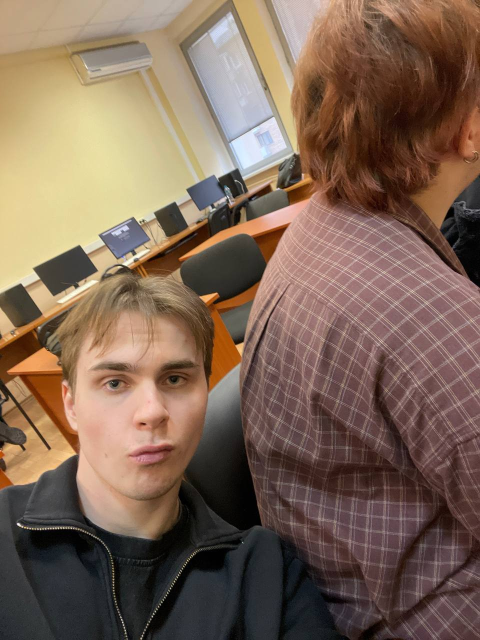
#> input picture database.db-x-participants-8-photo_blob.jpg, 960 x 1280 px (shown at 1/2 size)
$ python test_comparison.py database.db-x-participants-8-photo_blob.jpg database.db-x-participants-8-photo_blob.jpg
#> lines starting #> are read from the running program, lines starting #| are printed output that depends on the picture
### photo_capture.py
import os
import cv2

# --- Windows short-path fix (для кириллицы в путях) ---
def _to_short_path(path: str) -> str:
    """Возвращает DOS 8.3 short path на Windows. На других ОС — как есть."""
    if os.name != "nt":
        return path
    try:
        import ctypes
        from ctypes import wintypes

        GetShortPathNameW = ctypes.windll.kernel32.GetShortPathNameW
        GetShortPathNameW.argtypes = [wintypes.LPCWSTR, wintypes.LPWSTR, wintypes.DWORD]
        GetShortPathNameW.restype = wintypes.DWORD

        buf = ctypes.create_unicode_buffer(4096)
        res = GetShortPathNameW(path, buf, 4096)
        return buf.value if res else path
    except Exception:
        return path


# --- Paths ---
BASE_DIR = os.path.dirname(os.path.abspath(__file__))
CASCADE_PATH = os.path.join(BASE_DIR, "cascades", "haarcascade_frontalface_default.xml")


def validate_face(
    photo_path: str,
    scaleFactor: float = 1.3,
    minNeighbors: int = 5,
    minSize=(30, 30),
    require_single_face: bool = True,
) -> bool:
    # 1) Проверка каскада
    if not os.path.isfile(CASCADE_PATH):
        raise RuntimeError(f"Не найден файл каскада: {CASCADE_PATH}")

    try:
        size = os.path.getsize(CASCADE_PATH)
    except OSError as e:
        raise RuntimeError(f"Не удалось получить размер файла каскада: {CASCADE_PATH}. {e}") from e

    if size < 1000:  # на всякий случай: xml должен быть существенно больше
        raise RuntimeError(f"Файл каскада подозрительно маленький ({size} байт): {CASCADE_PATH}")

    cascade_path_for_cv = _to_short_path(CASCADE_PATH)
    face_cascade = cv2.CascadeClassifier(cascade_path_for_cv)

    if face_cascade.empty():
        raise RuntimeError(f"Не удалось загрузить каскад: {cascade_path_for_cv}")

    # 2) Проверка входного фото
    if not os.path.isfile(photo_path):
        raise RuntimeError(f"Не найден файл изображения: {photo_path}")

    image = cv2.imread(photo_path)
    if image is None:
        raise RuntimeError("Не удалось прочитать изображение (cv2.imread вернул None)")

    # 3) Детект
    gray = cv2.cvtColor(image, cv2.COLOR_BGR2GRAY)
    faces = face_cascade.detectMultiScale(
        gray,
        scaleFactor=scaleFactor,
        minNeighbors=minNeighbors,
        minSize=minSize,
    )

    return (len(faces) == 1) if require_single_face else (len(faces) > 0)

### face_recognition_module.py
"""
Модуль специализированного распознавания лиц.
Использует извлечение области лица, нормализацию и несколько методов сравнения.
"""

import cv2
import numpy as np
from typing import Optional, Tuple
import os

# Путь к каскаду Хаара
BASE_DIR = os.path.dirname(os.path.abspath(__file__))
CASCADE_PATH = os.path.join(BASE_DIR, "cascades", "haarcascade_frontalface_default.xml")


class FaceRecognizer:
    """Класс для распознавания и сравнения лиц."""

    def __init__(self):
        """Инициализация детектора лиц."""
        self.face_cascade = cv2.CascadeClassifier(CASCADE_PATH)
        if self.face_cascade.empty():
            raise RuntimeError(f"Не удалось загрузить каскад: {CASCADE_PATH}")

        # Стандартный размер для нормализации
        self.target_size = (128, 128)

    def extract_face(self, image_path: str) -> Optional[np.ndarray]:
        """
        Извлекает область лица из изображения.

        Args:
            image_path: путь к изображению

        Returns:
            numpy array с областью лица или None если лицо не найдено
        """
        # Загрузка изображения
        img = cv2.imread(image_path)
        if img is None:
            raise ValueError(f"Не удалось загрузить изображение: {image_path}")

        # Конвертация в grayscale
        gray = cv2.cvtColor(img, cv2.COLOR_BGR2GRAY)

        # Детекция лиц
        faces = self.face_cascade.detectMultiScale(
            gray,
            scaleFactor=1.1,
            minNeighbors=5,
            minSize=(50, 50)
        )

        if len(faces) == 0:
            return None

        # Берем самое большое лицо (если несколько)
        largest_face = max(faces, key=lambda face: face[2] * face[3])
        x, y, w, h = largest_face

        # Добавляем padding 20% для захвата контекста
        padding = int(0.2 * max(w, h))
        x1 = max(0, x - padding)
        y1 = max(0, y - padding)
        x2 = min(img.shape[1], x + w + padding)
        y2 = min(img.shape[0], y + h + padding)

        # Извлекаем область лица
        face_roi = img[y1:y2, x1:x2]

        return face_roi

    def preprocess_face(self, face: np.ndarray) -> np.ndarray:
        """
        Предобработка лица: нормализация размера, освещения.

        Args:
            face: область лица (BGR)

        Returns:
            обработанное лицо
        """
        # Изменение размера
        face_resized = cv2.resize(face, self.target_size)

        # Конвертация в grayscale для некоторых операций
        gray = cv2.cvtColor(face_resized, cv2.COLOR_BGR2GRAY)

        # Нормализация освещения (histogram equalization)
        gray_eq = cv2.equalizeHist(gray)

        # Конвертируем обратно в BGR
        face_normalized = cv2.cvtColor(gray_eq, cv2.COLOR_GRAY2BGR)

        return face_normalized

    def compute_histogram(self, face: np.ndarray) -> np.ndarray:
        """Вычисляет гистограмму цветов лица."""
        # HSV более устойчив к изменениям освещения
        hsv = cv2.cvtColor(face, cv2.COLOR_BGR2HSV)

        # Вычисляем гистограмму по каналам H и S (игнорируем V - яркость)
        hist_h = cv2.calcHist([hsv], [0], None, [50], [0, 180])
        hist_s = cv2.calcHist([hsv], [1], None, [60], [0, 256])

        # Нормализация
        hist_h = cv2.normalize(hist_h, hist_h).flatten()
        hist_s = cv2.normalize(hist_s, hist_s).flatten()

        # Объединяем
        hist_combined = np.concatenate([hist_h, hist_s])

        return hist_combined

    def compute_lbp_histogram(self, face: np.ndarray) -> np.ndarray:
        """
        Вычисляет LBP (Local Binary Pattern) гистограмму.
        LBP очень эффективен для распознавания лиц.
        """
        gray = cv2.cvtColor(face, cv2.COLOR_BGR2GRAY)

        # Простая реализация LBP
        height, width = gray.shape
        lbp = np.zeros_like(gray)

        for i in range(1, height - 1):
            for j in range(1, width - 1):
                center = gray[i, j]
                code = 0

                # 8 соседей вокруг центрального пикселя
                code |= (gray[i-1, j-1] >= center) << 7
                code |= (gray[i-1, j] >= center) << 6
                code |= (gray[i-1, j+1] >= center) << 5
                code |= (gray[i, j+1] >= center) << 4
                code |= (gray[i+1, j+1] >= center) << 3
                code |= (gray[i+1, j] >= center) << 2
                code |= (gray[i+1, j-1] >= center) << 1
                code |= (gray[i, j-1] >= center) << 0

                lbp[i, j] = code

        # Вычисляем гистограмму LBP
        hist = cv2.calcHist([lbp], [0], None, [256], [0, 256])
        hist = cv2.normalize(hist, hist).flatten()

        return hist

    def compare_faces(self, face1: np.ndarray, face2: np.ndarray) -> float:
        """
        Сравнивает два лица и возвращает процент совпадения.

        Args:
            face1: первое лицо (BGR)
            face2: второе лицо (BGR)

        Returns:
            процент совпадения (0-100)
        """
        # Предобработка
        face1_proc = self.preprocess_face(face1)
        face2_proc = self.preprocess_face(face2)

        # === Метод 1: SSIM (структурное сходство) ===
        gray1 = cv2.cvtColor(face1_proc, cv2.COLOR_BGR2GRAY)
        gray2 = cv2.cvtColor(face2_proc, cv2.COLOR_BGR2GRAY)

        from skimage.metrics import structural_similarity
        ssim_score = structural_similarity(gray1, gray2)

        # === Метод 2: Гистограммы HSV ===
        hist1 = self.compute_histogram(face1_proc)
        hist2 = self.compute_histogram(face2_proc)
        hist_correlation = cv2.compareHist(
            hist1.reshape(-1, 1),
            hist2.reshape(-1, 1),
            cv2.HISTCMP_CORREL
        )

        # === Метод 3: LBP (Local Binary Patterns) ===
        lbp1 = self.compute_lbp_histogram(face1_proc)
        lbp2 = self.compute_lbp_histogram(face2_proc)
        lbp_correlation = cv2.compareHist(
            lbp1.reshape(-1, 1),
            lbp2.reshape(-1, 1),
            cv2.HISTCMP_CORREL
        )

        # === Метод 4: Template Matching ===
        # Нормализованная кросс-корреляция
        result = cv2.matchTemplate(gray1, gray2, cv2.TM_CCORR_NORMED)
        template_score = result[0][0]

        # === Метод 5: ORB Feature Matching ===
        orb = cv2.ORB_create(nfeatures=500)
        kp1, des1 = orb.detectAndCompute(gray1, None)
        kp2, des2 = orb.detectAndCompute(gray2, None)

        if des1 is not None and des2 is not None and len(des1) > 0 and len(des2) > 0:
            bf = cv2.BFMatcher(cv2.NORM_HAMMING, crossCheck=True)
            matches = bf.match(des1, des2)
            matches = sorted(matches, key=lambda x: x.distance)

            # Берем топ-30% лучших совпадений
            good_matches = matches[:int(len(matches) * 0.3)]

            # Нормализуем количество совпадений (50 = хорошо)
            feature_score = min(1.0, len(good_matches) / 50.0)
        else:
            feature_score = 0.0

        # === Взвешенная комбинация ===
        # Оптимизированные веса для распознавания лиц
        weights = {
            'ssim': 0.30,           # Структурное сходство - самое важное
            'hist': 0.15,           # Цветовое распределение
            'lbp': 0.30,            # LBP - очень эффективен для лиц!
            'template': 0.15,       # Template matching
            'features': 0.10        # Feature matching
        }

        final_score = (
            ssim_score * weights['ssim'] +
            hist_correlation * weights['hist'] +
            lbp_correlation * weights['lbp'] +
            template_score * weights['template'] +
            feature_score * weights['features']
        )

        # Конвертация в проценты
        percentage = max(0, min(100, final_score * 100))

        return float(percentage)

    # [28 lines left out: function match_face, not called in this run]


# === Публичные функции для совместимости ===

_recognizer = None

def get_recognizer() -> FaceRecognizer:
    """Получить глобальный экземпляр распознавателя (singleton)."""
    global _recognizer
    if _recognizer is None:
        _recognizer = FaceRecognizer()
    return _recognizer


def compare_faces_advanced(image_path1: str, image_path2: str) -> float:
    """
    Сравнивает лица на двух фотографиях и возвращает процент совпадения.

    Args:
        image_path1: путь к первому фото
        image_path2: путь ко второму фото

    Returns:
        процент совпадения (0-100)
    """
    recognizer = get_recognizer()

    # Извлекаем лица
    face1 = recognizer.extract_face(image_path1)
    face2 = recognizer.extract_face(image_path2)

    if face1 is None or face2 is None:
        # Если лиц нет, возвращаем минимальный score
        return 0.0

    # Сравниваем
    score = recognizer.compare_faces(face1, face2)

    return score

### photo_compare.py
import cv2
import numpy as np
from skimage.metrics import structural_similarity as ssim
from scipy.spatial import distance
import imagehash
from PIL import Image

class ImageComparator:
    """Класс для сравнения двух изображений различными методами."""

    def __init__(self, image_path1, image_path2):
        """
        Инициализация сравнителя изображений.

        Args:
            image_path1: путь к первому изображению
            image_path2: путь ко второму изображению
        """
        self.image_path1 = image_path1
        self.image_path2 = image_path2

        # Загрузка изображений
        self.img1_cv = cv2.imread(image_path1)
        self.img2_cv = cv2.imread(image_path2)

        if self.img1_cv is None or self.img2_cv is None:
            raise ValueError("Не удалось загрузить одно или оба изображения")

        # Для PIL (нужно для перцептуального хеширования)
        self.img1_pil = Image.open(image_path1)
        self.img2_pil = Image.open(image_path2)

    # [16 lines left out: function mse_comparison, not called in this run]

    def ssim_comparison(self):
        """
        Структурное сравнение изображений (SSIM).
        Диапазон: от -1 до 1, где 1 = идентичные изображения.

        Returns:
            float: индекс структурного сходства
        """
        # Приведение к одинаковому размеру и grayscale
        img1_gray = cv2.cvtColor(self.img1_cv, cv2.COLOR_BGR2GRAY)
        img2_gray = cv2.cvtColor(self.img2_cv, cv2.COLOR_BGR2GRAY)

        img1_resized = cv2.resize(img1_gray, (300, 300))
        img2_resized = cv2.resize(img2_gray, (300, 300))

        # Вычисление SSIM
        similarity_index, _ = ssim(img1_resized, img2_resized, full=True)
        return similarity_index

    def histogram_comparison(self, method='correlation'):
        """
        Сравнение изображений по гистограммам цветов.

        Args:
            method: метод сравнения ('correlation', 'chi_square', 'intersection', 'bhattacharyya')

        Returns:
            float: мера сходства (зависит от метода)
        """
        # Приведение к одинаковому размеру
        img1_resized = cv2.resize(self.img1_cv, (300, 300))
        img2_resized = cv2.resize(self.img2_cv, (300, 300))

        # Вычисление гистограмм для каждого канала
        hist1 = cv2.calcHist([img1_resized], [0, 1, 2], None, [8, 8, 8], [0, 256, 0, 256, 0, 256])
        hist2 = cv2.calcHist([img2_resized], [0, 1, 2], None, [8, 8, 8], [0, 256, 0, 256, 0, 256])

        # Нормализация
        hist1 = cv2.normalize(hist1, hist1).flatten()
        hist2 = cv2.normalize(hist2, hist2).flatten()

        # Сравнение гистограмм
        method_map = {
            'correlation': cv2.HISTCMP_CORREL,  # 1 = идентичные
            'chi_square': cv2.HISTCMP_CHISQR,   # 0 = идентичные
            'intersection': cv2.HISTCMP_INTERSECT,  # больше = более похожи
            'bhattacharyya': cv2.HISTCMP_BHATTACHARYYA  # 0 = идентичные
        }

        comparison_method = method_map.get(method, cv2.HISTCMP_CORREL)
        similarity = cv2.compareHist(hist1.reshape(-1, 1), hist2.reshape(-1, 1), comparison_method)

        return similarity

    def perceptual_hash_comparison(self, hash_type='average'):
        """
        Сравнение изображений с использованием перцептуального хеширования.
        Возвращает расстояние Хэмминга между хешами.
        0 = идентичные изображения, больше = менее похожи.

        Args:
            hash_type: тип хеша ('average', 'perceptual', 'difference', 'wavelet')

        Returns:
            int: расстояние Хэмминга
        """
        hash_functions = {
            'average': imagehash.average_hash,
            'perceptual': imagehash.phash,
            'difference': imagehash.dhash,
            'wavelet': imagehash.whash
        }

        hash_func = hash_functions.get(hash_type, imagehash.average_hash)

        hash1 = hash_func(self.img1_pil)
        hash2 = hash_func(self.img2_pil)

        return hash1 - hash2  # Расстояние Хэмминга

    # [187 lines left out: functions feature_matching_comparison, cosine_similarity_pixels, compare_all, get_similarity_percentage, compare, compare_faces, not called in this run]

### test_comparison.py
#!/usr/bin/env python3
"""
Скрипт для тестирования модуля сравнения фотографий.
Позволяет проверить качество работы алгоритма на тестовых фото.
"""

import os
import sys
import photo_compare
import face_recognition_module
from photo_capture import validate_face

def test_comparison(photo1_path: str, photo2_path: str):
    """
    Тестирует сравнение двух фотографий.

    Args:
        photo1_path: путь к первому фото
        photo2_path: путь ко второму фото
    """
    print("=" * 60)
    print("ТЕСТ СРАВНЕНИЯ ФОТОГРАФИЙ")
    print("=" * 60)

    # Проверка существования файлов
    if not os.path.exists(photo1_path):
        print(f"❌ Файл не найден: {photo1_path}")
        return

    if not os.path.exists(photo2_path):
        print(f"❌ Файл не найден: {photo2_path}")
        return

    print(f"\n📷 Фото 1: {photo1_path}")
    print(f"📷 Фото 2: {photo2_path}")

    # Проверка лиц
    print("\n🔍 Проверка наличия лиц...")
    try:
        face1_ok = validate_face(photo1_path)
#> in validate_face, image is the input picture: shape (1280, 960, 3); mean B, G, R 86.2, 102.8, 126.4
#> in validate_face, `gray = cv2.cvtColor(image, cv2.COLOR_BGR2GRAY)`:
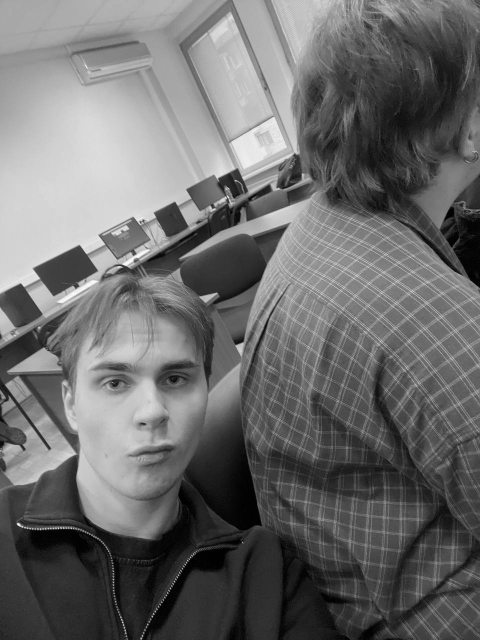
#> gray: shape (1280, 960) (shown at 1/2 size); min 0, max 254, mean 108
#> in validate_face, `faces = face_cascade.detectMultiScale( gray, scaleFactor=scaleFactor, ..`: faces = [[127, 630, 343, 343]]
        print(f"  Фото 1: {'✅ Лицо обнаружено' if face1_ok else '❌ Лицо НЕ обнаружено'}")
    except Exception as e:
        print(f"  Фото 1: ❌ Ошибка - {e}")
        face1_ok = False

    try:
        face2_ok = validate_face(photo2_path)
        print(f"  Фото 2: {'✅ Лицо обнаружено' if face2_ok else '❌ Лицо НЕ обнаружено'}")
    except Exception as e:
        print(f"  Фото 2: ❌ Ошибка - {e}")
        face2_ok = False

    if not (face1_ok and face2_ok):
        print("\n⚠️ На одном или обоих фото не обнаружено лиц!")
        print("   Результаты сравнения могут быть неточными.\n")

    # Сравнение
    print("\n🔬 Сравнение фотографий...")
    try:
        # Новый улучшенный метод распознавания лиц
        print("   Метод: Face Recognition Module (извлечение лица + LBP)")
        score = face_recognition_module.compare_faces_advanced(photo1_path, photo2_path)
        print(f"\n📊 РЕЗУЛЬТАТ: {score:.2f}%")

        # Интерпретация
        if score >= 90:
            verdict = "🟢 ОТЛИЧНОЕ совпадение - определенно один человек"
        elif score >= 75:
            verdict = "🟡 ХОРОШЕЕ совпадение - скорее всего один человек"
        elif score >= 60:
            verdict = "🟠 СРЕДНЕЕ совпадение - возможно один человек"
        elif score >= 40:
            verdict = "🟤 СЛАБОЕ совпадение - вероятно разные люди"
        else:
            verdict = "🔴 ПЛОХОЕ совпадение - определенно разные люди"

        print(f"   {verdict}")

        # Детальные метрики (старый метод для сравнения)
        print("\n📋 Детальные метрики (старый метод для сравнения):")
        try:
            comparator = photo_compare.ImageComparator(photo1_path, photo2_path)

            ssim = comparator.ssim_comparison()
            hist = comparator.histogram_comparison('correlation')
            phash = comparator.perceptual_hash_comparison('perceptual')
            features = comparator.feature_matching_comparison('orb')
            cosine = comparator.cosine_similarity_pixels()

            print(f"   • SSIM (структурное сходство):     {ssim:.3f}")
            print(f"   • Гистограммы (correlation):       {hist:.3f}")
            print(f"   • Perceptual Hash (расстояние):    {phash:.1f}")
            print(f"   • Feature Matching (совпадений):   {features}")
            print(f"   • Cosine Similarity:               {cosine:.3f}")
        except:
            print("   (Старый метод недоступен)")

        # Порог
        threshold = 70.0
        print(f"\n⚙️  Порог регистрации: {threshold}%")
        if score >= threshold:
            print("   ✅ Пользователь БУДЕТ зарегистрирован")
        else:
            print("   ❌ Пользователь НЕ БУДЕТ зарегистрирован")

    except Exception as e:
        print(f"\n❌ Ошибка при сравнении: {e}")
        import traceback
        traceback.print_exc()

    print("\n" + "=" * 60 + "\n")


def main():
    """Главная функция скрипта."""
    if len(sys.argv) != 3:
        print("Использование:")
        print(f"  python {sys.argv[0]} <фото1.jpg> <фото2.jpg>")
        print("\nПример:")
        print(f"  python {sys.argv[0]} uploads/person1.jpg uploads/person2.jpg")
        sys.exit(1)

    photo1 = sys.argv[1]
    photo2 = sys.argv[2]

    test_comparison(photo1, photo2)
#> in test_comparison, `face1_ok = validate_face(photo1_path)`: face1_ok = True
#|   Фото 1: ✅ Лицо обнаружено
#|   Фото 2: ✅ Лицо обнаружено
#> in extract_face, `faces = self.face_cascade.detectMultiScale( gray, scaleFactor=1.1, min..`: faces = [[125, 629, 343, 343]]
#> in extract_face, `largest_face = max(faces, key=lambda face: face[2] * face[3])`: largest_face = [125, 629, 343, 343]
#> in extract_face, `x, y, w, h = largest_face`: x = 125; y = 629; w = 343
#> in extract_face, `padding = int(0.2 * max(w, h))`: padding = 68
#> in extract_face, `x1 = max(0, x - padding)`: x1 = 57
#> in extract_face, `y1 = max(0, y - padding)`: y1 = 561
#> in extract_face, `x2 = min(img.shape[1], x + w + padding)`: x2 = 536
#> in extract_face, `y2 = min(img.shape[0], y + h + padding)`: y2 = 1040
#> in extract_face, `face_roi = img[y1:y2, x1:x2]`:
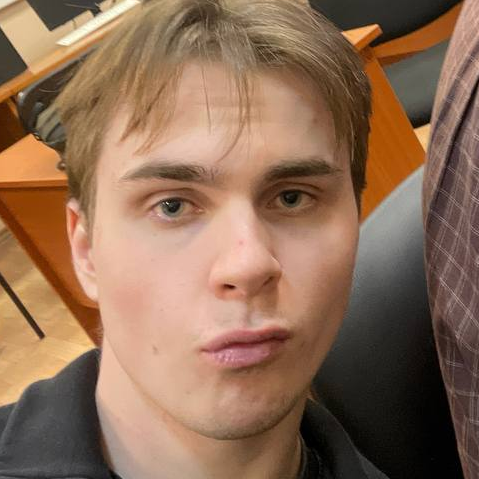
#> face_roi: shape (479, 479, 3); mean B, G, R 85.5, 108.8, 142
#> in preprocess_face, `face_resized = cv2.resize(face, self.target_size)`:
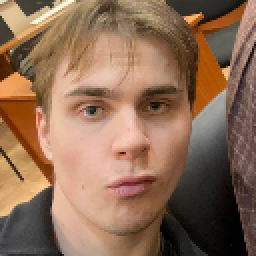
#> face_resized: shape (128, 128, 3) (shown 2 times larger); mean B, G, R 85.4, 108.6, 141.8
#> in preprocess_face, `gray = cv2.cvtColor(face_resized, cv2.COLOR_BGR2GRAY)`:
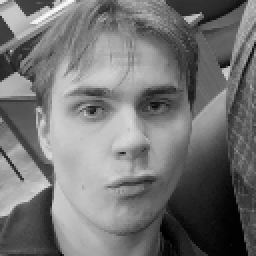
#> gray: shape (128, 128) (shown 2 times larger); min 0, max 252, mean 115.9
#> in preprocess_face, `gray_eq = cv2.equalizeHist(gray)`:
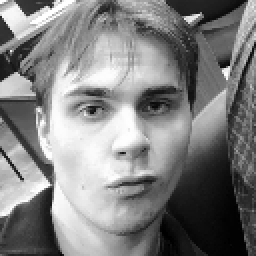
#> gray_eq: shape (128, 128) (shown 2 times larger); min 0, max 255, mean 128.1
#> in compare_faces, `ssim_score = structural_similarity(gray1, gray2)`: ssim_score = 1
#> (the rest of the program and of its run is left out)
